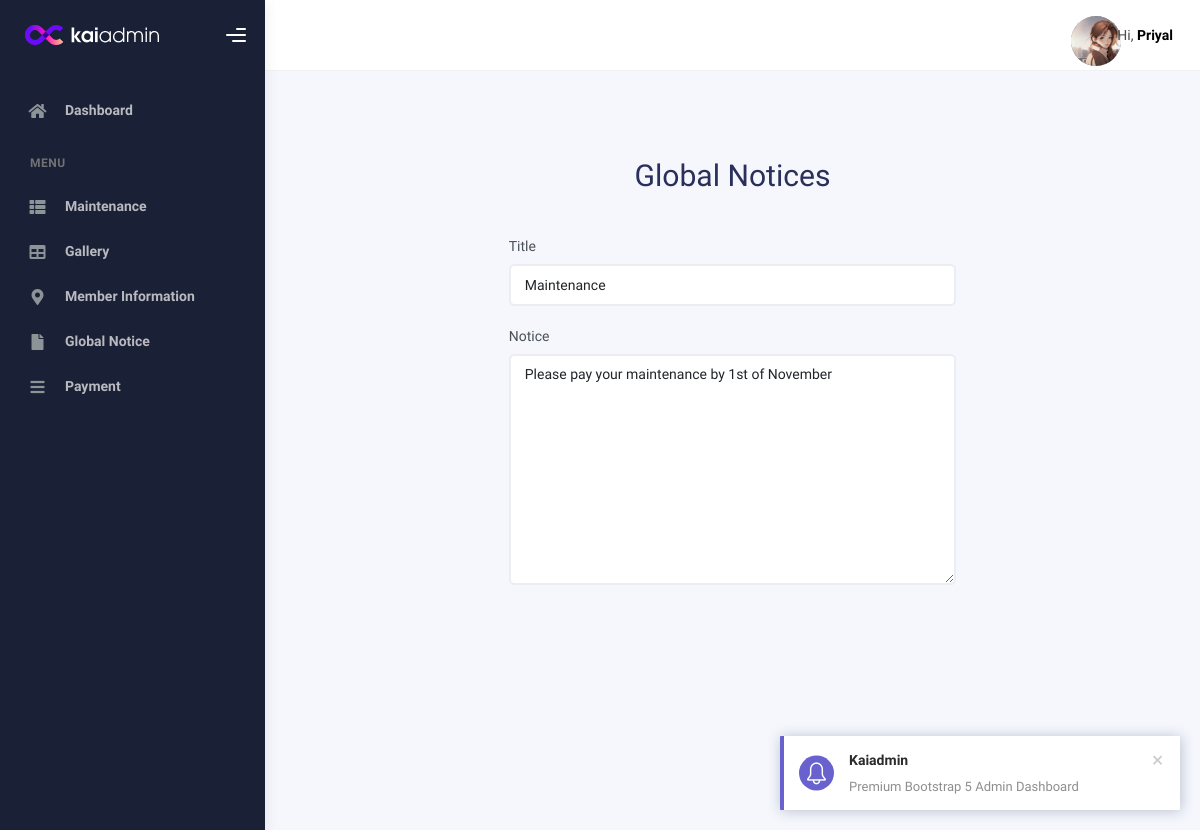
Screenshot of /member-notices/ (signed in) with the database file from the repository.
### myapp/models.py (models this page shows, shortened)
class User(models.Model):
	usertype=models.CharField(max_length=100,choices=[
		('admin','admin'),
		('member','member')
		],default="member")
	bunglow_no=models.CharField(max_length=100)
	fname=models.CharField(max_length=100)
	lname=models.CharField(max_length=100)
	email=models.EmailField()
	mobile=models.PositiveIntegerField()
	address=models.TextField()
	password=models.CharField(max_length=100)
	profile_picture=models.ImageField(upload_to='profile_picture/',default="")
	due_amount = models.DecimalField(max_digits=10, decimal_places=2,default='0.00')
	status=models.CharField(max_length=100,default='approved')

class Notice(models.Model):
	title=models.CharField(max_length=100)
	notice=models.TextField()

### myapp/views.py (the view)
# urls.py: path('member-notices/',views.member_notices,name='member-notices'),
def member_notices(request):
	user=User.objects.get(email=request.session['email'])
	notices=Notice.objects.all().order_by('-id')[:2]
	if user.usertype=='admin':
		return render(request,'admin-notices.html',{'notices':notices})
	else:
		return render(request,'member-notices.html',{'notices':notices})

### myapp/templates/member-notices.html (shortened to what this page needs)
{% extends 'member-header.html' %}
{% block content %}
{% load static %}
<!DOCTYPE html>
<html>
<head>
</head>
<body>
<br>
<br>
<br>
<br>
	<div class="container" align="center">
                              <h1>Global Notices</h1>
                              <div class="col-md-6 ct-form" ><br>
                              <form class="gl-notice" action="{% url 'member-notices' %}" method="post" enctype="multipart/form-data" >
                                {% if notices %}
                                    {% for i in notices %}
                                <div class="form-group" align="left">
                                      <label for="cf_name">Title</label>
                                      <input type="text" class="form-control" name="bunglow_no" id="bunglow_no" value="{{i.title}}">
                                  </div>
                                  <div class="form-group" align="left">
                                      <label for="cf_message">Notice</label>
                                      <textarea class="form-control" name="address" id="cf_message" rows="10" cols="30">{{i.notice}}</textarea>
                                  </div>
                                  {% endfor %}
                                {% else %}
                                  <tr>
                                      <td colspan="2">No Notices.</td>
                                  </tr>
                                {% endif %}
  </form>
</div>
</body>
</html>
{% endblock %}

### myapp/templates/member-header.html (shortened to what this page needs)
{% load static %}
<!DOCTYPE html>
<html lang="en">
  <head>
    <link rel="stylesheet" href="{% static 'assets/css/bootstrap.min.css' %}" />
    <link rel="stylesheet" href="{% static 'assets/css/plugins.min.css' %}" />
    <link rel="stylesheet" href="{% static 'assets/css/kaiadmin.min.css' %}" />
    <link rel="stylesheet" href="{% static 'assets/css/demo.css' %}" />
  </head>
  <body>
    <div class="wrapper">
      <div class="sidebar" data-background-color="dark">
        <div class="sidebar-logo">
          <div class="logo-header" data-background-color="dark">
            <a href="/" class="logo">
              <img
                src="{% static 'assets/img/kaiadmin/logo_light.svg' %}"
                alt="navbar brand"
                class="navbar-brand"
                height="20"
              />
            </a>
            <div class="nav-toggle">
              <button class="btn btn-toggle toggle-sidebar">
                <i class="gg-menu-right"></i>
              </button>
            </div>
          </div>
        </div>
        <div class="sidebar-wrapper scrollbar scrollbar-inner">
          <div class="sidebar-content">
            <ul class="nav nav-secondary">
              <li class="nav-item">
                <a href="{% url 'admin-index' %}">
                  <i class="fas fa-home"></i>
                  <p>Dashboard</p>
                </a>
              </li>
              <li class="nav-section">
                <h4 class="text-section">Menu</h4>
              </li>
              <li class="nav-item">
                <a href="{% url 'admin-maintenance' %}">
                  <i class="fas fa-th-list"></i>
                  <p>Maintenance</p>
                </a>
              </li>
              <li class="nav-item">
                <a href="{% url 'gallery' %}">
                  <i class="fas fa-table"></i>
                  <p>Gallery</p>
                </a>
              </li>
              <li class="nav-item">
                <a href="{% url 'admin-member-information-view' %}">
                  <i class="fas fa-map-marker-alt"></i>
                  <p>Member Information</p>
                </a>
              </li>
              <li class="nav-item">
                <a href="{% url 'member-notices' %}">
                  <i class="fas fa-file"></i>
                  <p>Global Notice</p>
                </a>
              </li>
              <li class="nav-item">
                <a href="{% url 'create-order' %}">
                  <i class="fas fa-bars"></i>
                  <p>Payment</p>
                </a>
                    </li>
            </ul>
          </div>
        </div>
      </div>
      <div class="main-panel">
        <div class="main-header">
          <nav
            class="navbar navbar-header navbar-header-transparent navbar-expand-lg border-bottom"
          >
            <div class="container-fluid">
              <ul class="navbar-nav topbar-nav ms-md-auto align-items-center">
                <li class="nav-item topbar-icon dropdown hidden-caret">
                  <a
                    class="nav-link dropdown-toggle"
                    href="#"
                    id="notifDropdown"
                    role="button"
                    data-bs-toggle="dropdown"
                    aria-haspopup="true"
                    aria-expanded="false"
                  >
                  </a>
                </li>
                {% if request.session.email %}
                <li class="nav-item topbar-user dropdown hidden-caret">
                  <a
                    class="dropdown-toggle profile-pic"
                    data-bs-toggle="dropdown"
                    href="#"
                    aria-expanded="false"
                  >
                    <div class="avatar-sm">
                      <img
                        src="{{request.session.profile_picture}}" style="width: 50px; height: 50px; border-radius: 50%;"
                              alt="image profile"
                        alt="..."
                        class="avatar-img rounded-circle"
                      />
                    </div>
                    <span class="profile-username">
                      <span class="op-7">Hi,</span>
                      <span class="fw-bold">{{request.session.fname}}</span>
                    </span>
                  </a>
                {% endif %}
                </li>
              </ul>
            </div>
          </nav>
        </div>
        {% block content %}
        {% endblock %}
      </div>
    </div>
  </body>
</html>

### rows the page displays
User: session.fname "Priyal"
Notice: bunglow_no "Maintenance", address "Please pay your maintenance by 1st of November"
